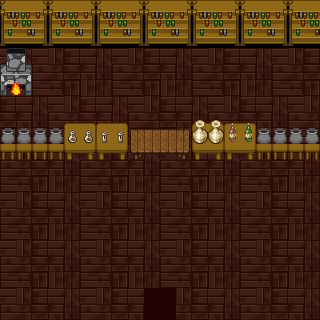

Rendered tile map (Tiled .tmx) drawn with the repository's tilesets; below, a short description and the full map source, tile grids included:
An orthogonal 20x20 tile map with 16x16 px tiles, 3 tile layers (Bottom, Middle, Top Middle), 2 tilesets and 9 objects (7x wall, 2x 1).

<map version="1.0" tiledversion="1.1.6" orientation="orthogonal" renderorder="right-down" width="20" height="20" tilewidth="16" tileheight="16" infinite="0" nextobjectid="22">
 <tileset firstgid="1" name="TMP" tilewidth="16" tileheight="16" tilecount="4096" columns="64">
  <image source="ART/Pack2/FWM-Assets-Package/limbusdev_fwm-world.png" width="1024" height="1024" />
 </tileset>
 <tileset firstgid="4097" name="Items" tilewidth="16" tileheight="16" tilecount="132" columns="11">
  <image source="ART/INDOOR/rpg indoor tileset expansion 1 trans.png" width="176" height="192" />
 </tileset>
 <layer name="Bottom" width="20" height="20">
  <data encoding="csv">
3942,3943,3944,3942,3943,3944,3942,3943,3944,3942,3943,3944,3942,3943,3944,3942,3943,3944,3942,3943,
4006,4007,4008,4006,4007,4008,4006,4007,4008,4006,4007,4008,4006,4007,4008,4006,4007,4008,4006,4007,
4070,4071,4072,4070,4071,4072,4070,4071,4072,4070,4071,4072,4070,4071,4072,4070,4071,4072,4070,4071,
1953,1954,1950,1951,1952,1953,1954,1950,1951,1952,1953,1954,1950,1951,1952,1953,1954,1950,1951,1952,
2017,2018,2014,2015,2016,2017,2018,2014,2015,2016,2017,2018,2014,2015,2016,2017,2018,2014,2015,2016,
2081,2082,2078,2079,2080,2081,2082,2078,2079,2080,2081,2082,2078,2079,2080,2081,2082,2078,2079,2080,
1952,1953,1954,1950,1951,1952,1953,1954,1950,1951,1952,1953,1954,1950,1951,1952,1953,1954,1950,1951,
2016,2017,2018,2014,2015,2016,2017,2018,2014,2015,2016,2017,2018,2014,2015,2016,2017,2018,2014,2015,
2080,2081,2082,2078,2079,2080,2081,2082,2078,2079,2080,2081,2082,2078,2079,2080,2081,2082,2078,2079,
1950,1951,1952,1953,1954,1950,1951,1952,1953,1954,1950,1951,1952,1953,1954,1950,1951,1952,1953,1954,
2014,2015,2016,2017,2018,2014,2015,2016,2017,2018,2014,2015,2016,2017,2018,2014,2015,2016,2017,2018,
2078,2079,2080,2081,2082,2078,2079,2080,2081,2082,2078,2079,2080,2081,2082,2078,2079,2080,2081,2082,
1950,1951,1952,1953,1954,1950,1951,1952,1953,1954,1950,1951,1952,1953,1954,1950,1951,1952,1953,1954,
2014,2015,2016,2017,2018,2014,2015,2016,2017,2018,2014,2015,2016,2017,2018,2014,2015,2016,2017,2018,
2078,2079,2080,2081,2082,2078,2079,2080,2081,2082,2078,2079,2080,2081,2082,2078,2079,2080,2081,2082,
1950,1951,1952,1953,1954,1950,1951,1952,1953,1954,1950,1951,1952,1953,1954,1950,1951,1952,1953,1954,
2014,2015,2016,2017,2018,2014,2015,2016,2017,2018,2014,2015,2016,2017,2018,2014,2015,2016,2017,2018,
2078,2079,2080,2081,2082,2078,2079,2080,2081,2082,2078,2079,2080,2081,2082,2078,2079,2080,2081,2082,
1950,1951,1952,1953,1954,1950,1951,1952,1953,1954,1950,1951,1952,1953,1954,1950,1951,1952,1953,1954,
2014,2015,2016,2017,2018,2014,2015,2016,2017,2018,2014,2015,2016,2017,2018,2014,2015,2016,2017,2018
</data>
 </layer>
 <layer name="Middle" width="20" height="20">
  <data encoding="csv">
0,0,0,0,0,0,0,0,0,0,0,0,0,0,0,0,0,0,0,0,
0,0,0,0,0,0,0,0,0,0,0,0,0,0,0,0,0,0,0,0,
0,0,0,0,0,0,0,0,0,0,0,0,0,0,0,0,0,0,0,0,
3947,3948,0,0,0,0,0,0,0,0,0,0,0,0,0,0,0,0,0,0,
4011,4012,0,0,0,0,0,0,0,0,0,0,0,0,0,0,0,0,0,0,
4075,4076,0,0,0,0,0,0,0,0,0,0,0,0,0,0,0,0,0,0,
0,0,0,0,0,0,0,0,0,0,0,0,0,0,0,0,0,0,0,0,
0,0,0,0,3940,3941,3940,3941,0,0,0,0,3940,3941,3940,3941,0,0,0,0,
0,0,0,0,4004,4005,4004,4005,4212,4213,4213,4214,4004,4005,4004,4005,0,0,0,0,
4073,4073,4073,4073,4068,4069,4068,4069,4223,4224,4224,4225,4068,4069,4068,4069,4073,4073,4073,4073,
0,0,0,0,0,0,0,0,0,0,0,0,0,0,0,0,0,0,0,0,
0,0,0,0,0,0,0,0,0,0,0,0,0,0,0,0,0,0,0,0,
0,0,0,0,0,0,0,0,0,0,0,0,0,0,0,0,0,0,0,0,
0,0,0,0,0,0,0,0,0,0,0,0,0,0,0,0,0,0,0,0,
0,0,0,0,0,0,0,0,0,0,0,0,0,0,0,0,0,0,0,0,
0,0,0,0,0,0,0,0,0,0,0,0,0,0,0,0,0,0,0,0,
0,0,0,0,0,0,0,0,0,0,0,0,0,0,0,0,0,0,0,0,
0,0,0,0,0,0,0,0,0,0,0,0,0,0,0,0,0,0,0,0,
0,0,0,0,0,0,0,0,0,4182,4183,0,0,0,0,0,0,0,0,0,
0,0,0,0,0,0,0,0,0,4193,4194,0,0,0,0,0,0,0,0,0
</data>
 </layer>
 <layer name="Top Middle" width="20" height="20">
  <data encoding="csv">
0,0,0,0,0,0,0,0,0,0,0,0,0,0,0,0,0,0,0,0,
0,0,0,0,0,0,0,0,0,0,0,0,0,0,0,0,0,0,0,0,
0,0,0,0,0,0,0,0,0,0,0,0,0,0,0,0,0,0,0,0,
0,0,0,0,0,0,0,0,0,0,0,0,0,0,0,0,0,0,0,0,
0,0,0,0,0,0,0,0,0,0,0,0,0,0,0,0,0,0,0,0,
3882,3883,0,0,0,0,0,0,0,0,0,0,0,0,0,0,0,0,0,0,
0,0,0,0,0,0,0,0,0,0,0,0,0,0,0,0,0,0,0,0,
0,0,0,0,0,0,0,0,0,0,0,0,4211,4211,4198,4199,0,0,0,0,
4066,4066,4066,4066,4218,4218,4219,4219,0,0,0,0,4222,4222,4209,4210,4066,4066,4066,4066,
0,0,0,0,0,0,0,0,0,0,0,0,0,0,0,0,0,0,0,0,
0,0,0,0,0,0,0,0,0,0,0,0,0,0,0,0,0,0,0,0,
0,0,0,0,0,0,0,0,0,0,0,0,0,0,0,0,0,0,0,0,
0,0,0,0,0,0,0,0,0,0,0,0,0,0,0,0,0,0,0,0,
0,0,0,0,0,0,0,0,0,0,0,0,0,0,0,0,0,0,0,0,
0,0,0,0,0,0,0,0,0,0,0,0,0,0,0,0,0,0,0,0,
0,0,0,0,0,0,0,0,0,0,0,0,0,0,0,0,0,0,0,0,
0,0,0,0,0,0,0,0,0,0,0,0,0,0,0,0,0,0,0,0,
0,0,0,0,0,0,0,0,0,0,0,0,0,0,0,0,0,0,0,0,
0,0,0,0,0,0,0,0,0,0,0,0,0,0,0,0,0,0,0,0,
0,0,0,0,0,0,0,0,0,0,0,0,0,0,0,0,0,0,0,0
</data>
 </layer>
 <objectgroup name="objects">
  <object id="5" name="Portal" type="1" x="143" y="315" width="32" height="6">
   <properties>
    <property name="map" type="int" value="0" />
    <property name="xd" type="int" value="15" />
    <property name="yd" type="int" value="5" />
   </properties>
  </object>
  <object id="6" name="wall" x="1" y="-3" width="319" height="53" />
  <object id="7" name="wall" x="0" y="127" width="319" height="31" />
  <object id="14" name="Clerk" type="1" x="2" y="160.333" width="29" height="53" />
  <object id="16" name="wall" x="-14" y="49" width="16" height="271" />
  <object id="17" name="wall" x="1.33333" y="322" width="137.667" height="13" />
  <object id="18" name="wall" x="180" y="318" width="140" height="15" />
  <object id="19" name="wall" x="318" y="159" width="15" height="172" />
  <object id="20" name="wall" x="320" y="46" width="12" height="117" />
 </objectgroup>
</map>
